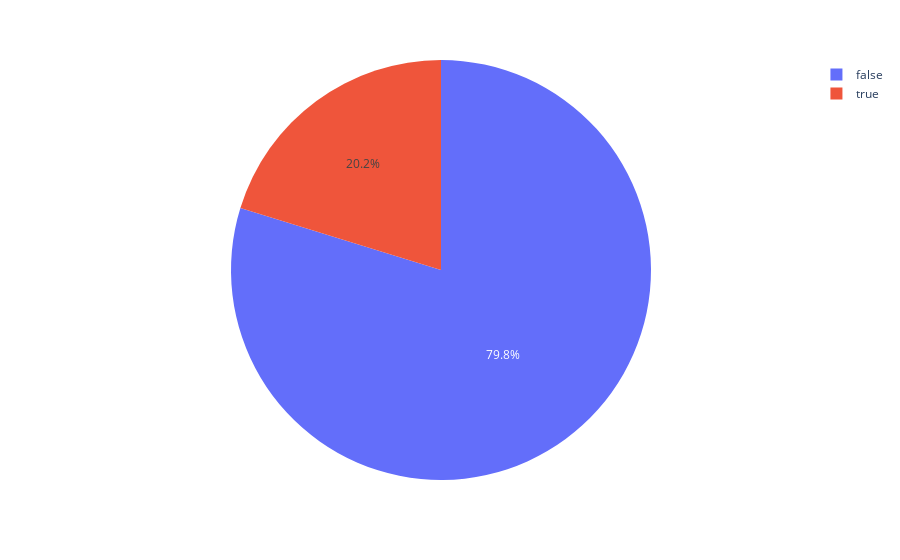

The code cell stored with this chart in its notebook:
### Code cell
not_info_click = my_df[~my_df['is_info']]

fig = px.pie(not_info_click, names="is_invest")

fig.show()

### Figure 1 — Plotly figure (JSON) as saved in the notebook; plotly's stock layout.template omitted (floating-point values rounded to 4 significant figures; data arrays with more than 128 entries replaced by an {"elided": "..."} marker saying what was removed)
{"data": [{"domain": {"x": [0, 1], "y": [0, 1]}, "hovertemplate": "is_invest=%{label}<extra></extra>", "labels": {"elided": "267 bool values"}, "legendgroup": "", "name": "", "showlegend": true, "type": "pie"}], "layout": {"legend": {"tracegroupgap": 0}, "margin": {"t": 60}}}
